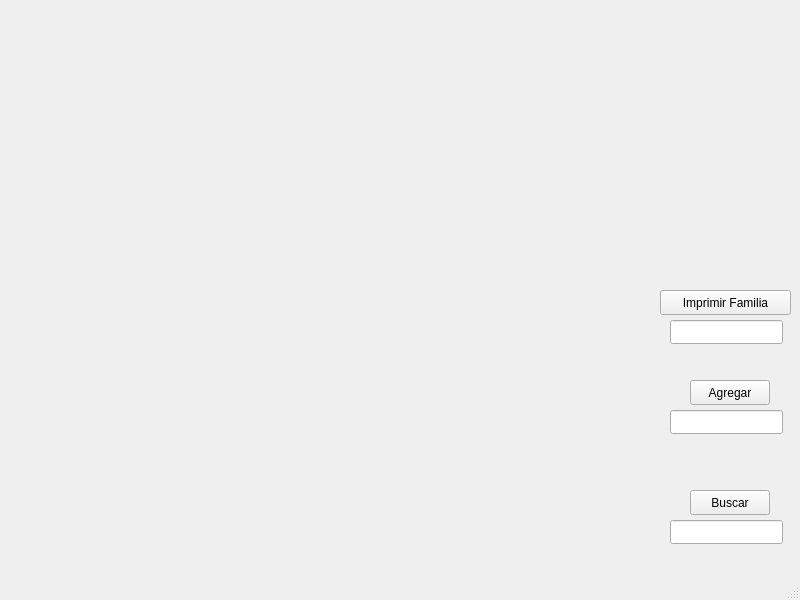
<?xml version="1.0" encoding="UTF-8"?>
<ui version="4.0">
 <class>MainWindow</class>
 <widget class="QMainWindow" name="MainWindow">
  <property name="geometry">
   <rect>
    <x>0</x>
    <y>0</y>
    <width>800</width>
    <height>600</height>
   </rect>
  </property>
  <property name="windowTitle">
   <string>MainWindow</string>
  </property>
  <widget class="QWidget" name="centralwidget">
   <widget class="QPushButton" name="pushButton">
    <property name="geometry">
     <rect>
      <x>690</x>
      <y>490</y>
      <width>80</width>
      <height>25</height>
     </rect>
    </property>
    <property name="text">
     <string>Buscar</string>
    </property>
   </widget>
   <widget class="QLineEdit" name="txtBusqueda">
    <property name="geometry">
     <rect>
      <x>670</x>
      <y>520</y>
      <width>113</width>
      <height>24</height>
     </rect>
    </property>
   </widget>
   <widget class="QPushButton" name="pushButton_2">
    <property name="geometry">
     <rect>
      <x>690</x>
      <y>380</y>
      <width>80</width>
      <height>25</height>
     </rect>
    </property>
    <property name="text">
     <string>Agregar</string>
    </property>
   </widget>
   <widget class="QLineEdit" name="txtAddPeople">
    <property name="geometry">
     <rect>
      <x>670</x>
      <y>410</y>
      <width>113</width>
      <height>24</height>
     </rect>
    </property>
   </widget>
   <widget class="QPushButton" name="pushButton_3">
    <property name="geometry">
     <rect>
      <x>660</x>
      <y>290</y>
      <width>131</width>
      <height>25</height>
     </rect>
    </property>
    <property name="text">
     <string>Imprimir Familia</string>
    </property>
   </widget>
   <widget class="QLineEdit" name="txtImprimirFamily">
    <property name="geometry">
     <rect>
      <x>670</x>
      <y>320</y>
      <width>113</width>
      <height>24</height>
     </rect>
    </property>
   </widget>
  </widget>
  <widget class="QMenuBar" name="menubar">
   <property name="geometry">
    <rect>
     <x>0</x>
     <y>0</y>
     <width>800</width>
     <height>25</height>
    </rect>
   </property>
  </widget>
  <widget class="QStatusBar" name="statusbar"/>
 </widget>
 <resources/>
 <connections/>
</ui>
